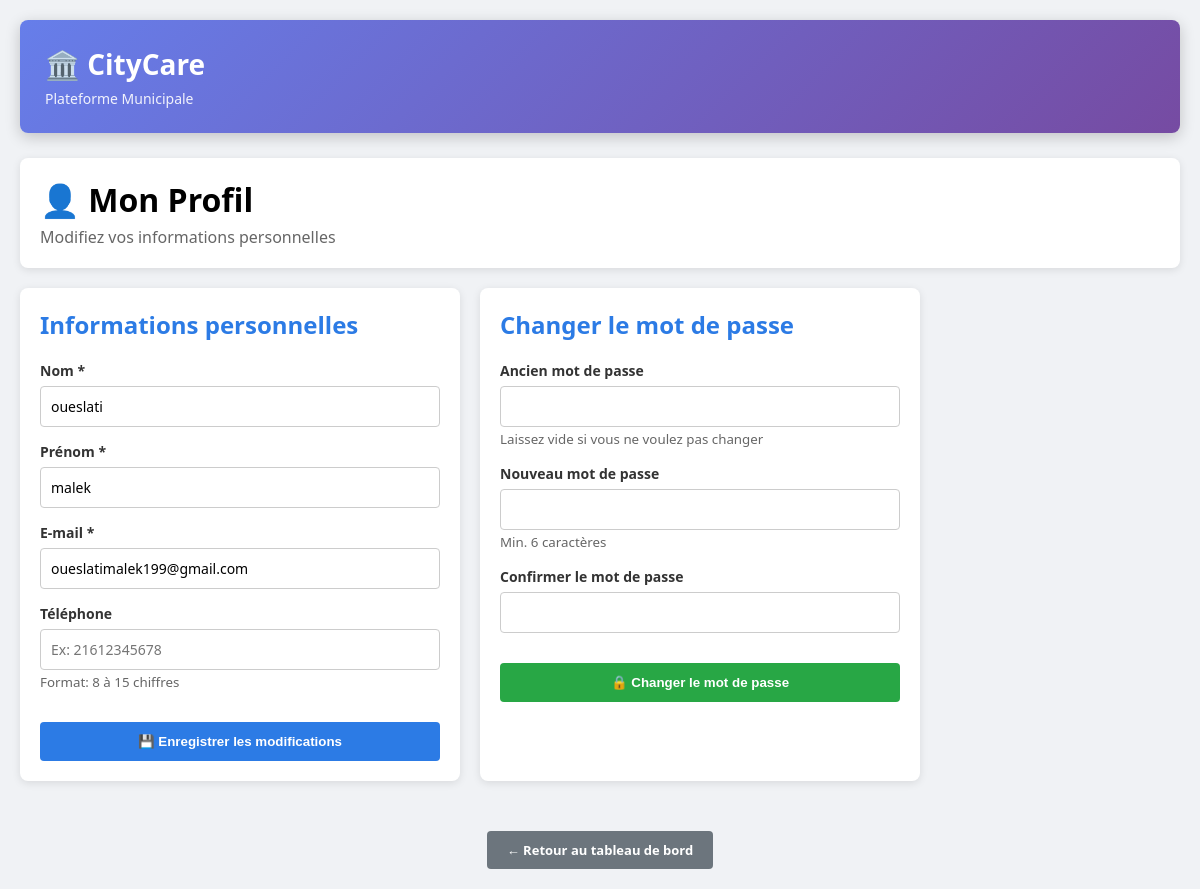
The app's page /mon_profil.php (signed in) with its own data.
### tables this page shows
CREATE TABLE `utilisateur` (
  `idUtilisateur` int(11) NOT NULL,
  `nom` varchar(100) NOT NULL,
  `prenom` varchar(100) NOT NULL,
  `email` varchar(150) NOT NULL,
  `mot_de_passe` varchar(255) NOT NULL,
  `role` enum('citoyen','agent','admin') NOT NULL,
  `telephone` varchar(20) NOT NULL,
  `photo` varchar(255) NOT NULL,
  `idCateg` int(11) DEFAULT NULL,
  `statut` varchar(20) NOT NULL DEFAULT 'actif'
);

### mon_profil.php (the view, shortened to what this page needs)
<?php
$user = Auth::getUtilisateur();
require_once 'includes/header.php';
$pdo = getConnexion();
$stmt = $pdo->prepare("SELECT * FROM utilisateur WHERE idUtilisateur = ?");
$stmt->execute([$user['idUtilisateur']]);
$citoyen = $stmt->fetch(PDO::FETCH_ASSOC);
?>
<div class="card">
    <h1>👤 Mon Profil</h1>
    <p style="color:#666;margin-top:5px">Modifiez vos informations personnelles</p>
</div>
<div style="display:grid;grid-template-columns:1fr 1fr;gap:20px;max-width:900px">
    <div class="card">
        <h2 style="color:#2c7be5;margin-bottom:20px">Informations personnelles</h2>
        <form method="POST" id="profileForm">
            <div class="form-group">
                <label for="nom">Nom *</label>
                <input type="text" name="nom" id="nom" required
                       value="<?= htmlspecialchars($citoyen['nom']) ?>"
                       style="width:100%;padding:10px;border:1px solid #ccc;border-radius:4px">
            </div>
            <div class="form-group">
                <label for="prenom">Prénom *</label>
                <input type="text" name="prenom" id="prenom" required
                       value="<?= htmlspecialchars($citoyen['prenom']) ?>"
                       style="width:100%;padding:10px;border:1px solid #ccc;border-radius:4px">
            </div>
            <div class="form-group">
                <label for="email">E-mail *</label>
                <input type="email" name="email" id="email" required
                       value="<?= htmlspecialchars($citoyen['email']) ?>"
                       style="width:100%;padding:10px;border:1px solid #ccc;border-radius:4px">
            </div>
            <div class="form-group">
                <label for="telephone">Téléphone</label>
                <input type="text" name="telephone" id="telephone" maxlength="15"
                       value="<?= htmlspecialchars($citoyen['telephone'] ?? '') ?>"
                       placeholder="Ex: 21612345678"
                       style="width:100%;padding:10px;border:1px solid #ccc;border-radius:4px">
                <small style="color:#666">Format: 8 à 15 chiffres</small>
            </div>
            <button type="submit" class="btn-primary" style="width:100%;padding:12px;margin-top:15px;background:#2c7be5;color:white;border:none;border-radius:4px;cursor:pointer;font-weight:bold">
                💾 Enregistrer les modifications
            </button>
        </form>
    </div>
    <div class="card">
        <h2 style="color:#2c7be5;margin-bottom:20px">Changer le mot de passe</h2>
        <form method="POST" id="passwordForm">
            <div class="form-group">
                <label for="ancien_mdp">Ancien mot de passe</label>
                <input type="password" name="ancien_mdp" id="ancien_mdp"
                       style="width:100%;padding:10px;border:1px solid #ccc;border-radius:4px">
                <small style="color:#666">Laissez vide si vous ne voulez pas changer</small>
            </div>
            <div class="form-group">
                <label for="nouveau_mdp">Nouveau mot de passe</label>
                <input type="password" name="nouveau_mdp" id="nouveau_mdp"
                       style="width:100%;padding:10px;border:1px solid #ccc;border-radius:4px">
                <small style="color:#666">Min. 6 caractères</small>
            </div>
            <div class="form-group">
                <label for="confirm_mdp">Confirmer le mot de passe</label>
                <input type="password" name="confirm_mdp" id="confirm_mdp"
                       style="width:100%;padding:10px;border:1px solid #ccc;border-radius:4px">
            </div>
            <button type="submit" class="btn-primary" style="width:100%;padding:12px;margin-top:15px;background:#28a745;color:white;border:none;border-radius:4px;cursor:pointer;font-weight:bold">
                🔒 Changer le mot de passe
            </button>
        </form>
    </div>
</div>
<div style="margin-top:30px;text-align:center">
    <a href="./citoyen.php" class="btn" style="display:inline-block;padding:10px 20px;background:#6c757d;color:white;border:none;border-radius:4px;text-decoration:none;cursor:pointer">
        ← Retour au tableau de bord
    </a>
</div>
<?php require_once 'includes/footer.php'; ?>

### header.php (style rules this page uses)
* { margin:0; padding:0; box-sizing:border-box; }
body { font-family: 'Segoe UI', Arial, sans-serif; background: #f0f2f5; min-height: 100vh; }
.btn { display:inline-block;padding:8px 16px;border:none;border-radius:4px;cursor:pointer;text-decoration:none;font-size:13px;font-weight:600;transition:all .3s; }
.btn-primary { background:#667eea;color:white; }
input[type="text"],input[type="email"],input[type="password"],input[type="tel"], textarea, select { width:100%; padding:10px 12px; border:1px solid #ddd; border-radius:6px; font-size:14px; font-family:inherit; outline:none; transition:border .2s; box-sizing:border-box; }
label { display:block;font-weight:600;margin-bottom:5px;color:#444;font-size:14px; }

### mon_profil.php (style rules this page uses)
.card { background: white; padding: 20px; border-radius: 8px; box-shadow: 0 2px 8px rgba(0,0,0,0.1); margin-bottom: 20px; }
.form-group { margin-bottom: 15px; }
.form-group label { display: block; font-weight: 600; margin-bottom: 6px; color: #333; font-size: 14px; }
.form-group input { width: 100%; padding: 10px; border: 1px solid #ccc; border-radius: 4px; font-size: 14px; box-sizing: border-box; }
.btn { display: inline-block; padding: 10px 20px; text-decoration: none; border-radius: 4px; cursor: pointer; transition: 0.3s; }

### records on screen
utilisateur: nom "oueslati", prenom "malek", email "oueslatimalek199@gmail.com"

### other values on screen
$config['icon'] "🏛️"
$config['title'] "CityCare"
$config['subtitle'] "Plateforme Municipale"
